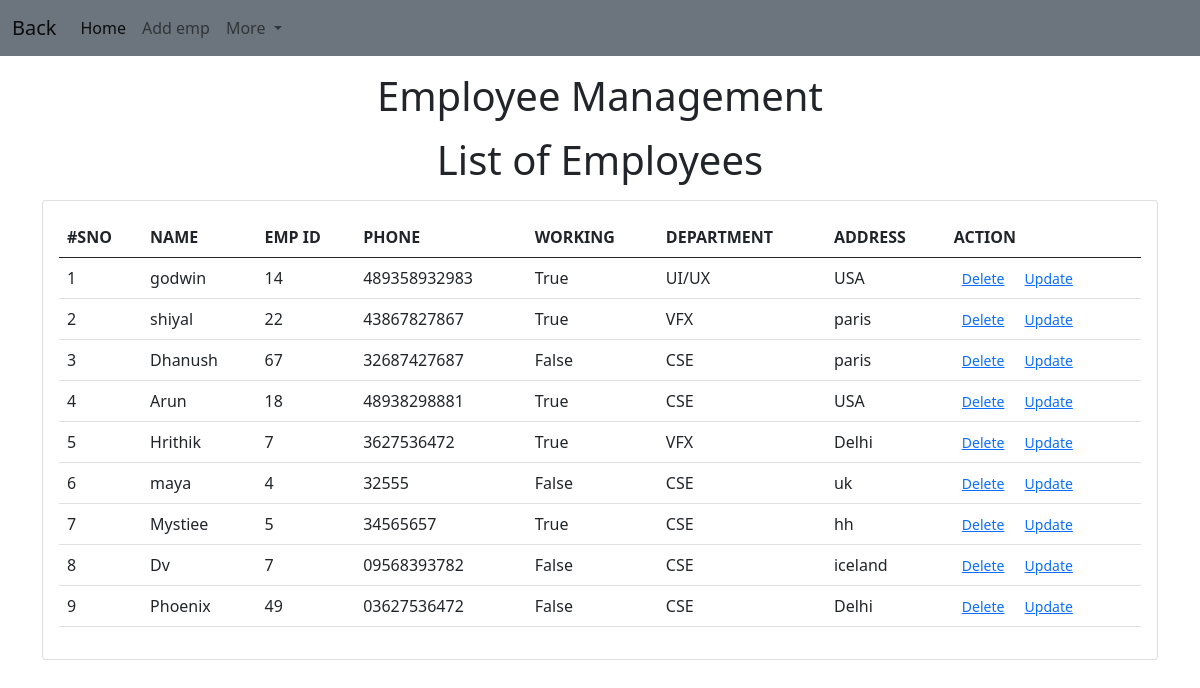
/home/, run on the app's committed database.
### emp/models.py (models this page shows)
class Emp(models.Model):
    name = models.CharField(max_length=200)
    emp_id = models.CharField(max_length=200)
    phone = models.CharField(max_length=10)
    address=models.CharField(max_length=150)
    working=models.BooleanField(default=True)
    department=models.CharField(max_length=10)

### emp/views.py (the view)
# urls.py: path("home/",emp_home,name='emphome'),
def emp_home(request):
    emps = Emp.objects.all()
    return render(request,"emp/emphome.html",{
        'emps' : emps
    })
    return render(request,"emp/emphome.html",{})

### emp/templates/emp/emphome.html (shortened to what this page needs)
<!doctype html>
<html lang="en">
  <head>
    <link href="https://cdn.jsdelivr.net/npm/bootstrap@5.0.2/dist/css/bootstrap.min.css" rel="stylesheet">
  </head>
  <body>
    {% include 'emp/navbar.html' %}
    <h1 class ="text-center my-3">Employee Management</h1>
    <h1 class ="text-center my-3">List of Employees</h1>
    <div class="container">
        <div class="row">
            <div class="col-md-12">
                <div class="card " >
                    <div class="card-body">
                        <table class="table">
                            <thead>
                                <tr>
                                    <th>#SNO</th>
                                    <th>NAME</th>
                                    <th>EMP ID</th>
                                    <th>PHONE</th>
                                    <th>WORKING</th>
                                    <th>DEPARTMENT</th>
                                    <th>ADDRESS</th>
                                    <th>ACTION</th>
                                </tr>
                            </thead>
                            <tbody>
                                {% for e in emps %}
                                <tr>
                                    <td>{{forloop.counter}}</td>
                                    <td>{{e.name}}</td>
                                    <td>{{e.emp_id}}</td>
                                    <td>{{e.phone}}</td>
                                    <td>{{e.working}}</td>
                                    <td>{{e.department}}</td>
                                    <td>{{e.address}}</td>
                                    <td>
                                        <a  href = "/delete-emp/{{e.id}}" class ="btn-btn-danger btn-sm">Delete</a>
                                        <a href = "/update-emp/{{e.id}}" class ="btn-btn-dark btn-sm">Update</a>
                                    </td>
                                </tr>
                                {% endfor %}
                            </tbody>
                        </table>
                    </div>
                </div>
            </div>
        </div>
    </div>
  </body>
</html>

### emp/templates/emp/navbar.html (shortened to what this page needs)
<nav class="navbar navbar-expand-lg navbar-light bg-secondary">
    <div class="container-fluid">
      <a class="navbar-brand" href="{% url 'home' %}">Back</a>
      <div class="collapse navbar-collapse" id="navbarSupportedContent">
        <ul class="navbar-nav me-auto mb-2 mb-lg-0">
          <li class="nav-item">
            <a class="nav-link active" aria-current="page" href="{% url 'emphome' %}">Home</a>
          </li>
          <li class="nav-item">
            <a class="nav-link" href="{% url 'add' %}">Add emp</a>
          </li>
          <li class="nav-item dropdown">
            <a class="nav-link dropdown-toggle" href="#" id="navbarDropdown" role="button" data-bs-toggle="dropdown" aria-expanded="false">
            More
            </a>
          </li>
        </ul>
      </div>
    </div>
  </nav>

### data on the page
Emp: name "godwin", emp_id "14", phone "489358932983", working "True", department "UI/UX", address "USA"
Emp: name "shiyal", emp_id "22", phone "43867827867", working "True", department "VFX", address "paris"
Emp: name "Dhanush", emp_id "67", phone "32687427687", working "False", department "CSE", address "paris"
Emp: name "Arun", emp_id "18", phone "48938298881", working "True", department "CSE", address "USA"
Emp: name "Hrithik", emp_id "7", phone "3627536472", working "True", department "VFX", address "Delhi"
Emp: name "maya", emp_id "4", phone "32555", working "False", department "CSE", address "uk"
Emp: name "Mystiee", emp_id "5", phone "34565657", working "True", department "CSE", address "hh"
Emp: name "Dv", emp_id "7", phone "09568393782", working "False", department "CSE", address "iceland"
Emp: name "Phoenix", emp_id "49", phone "03627536472", working "False", department "CSE", address "Delhi"
